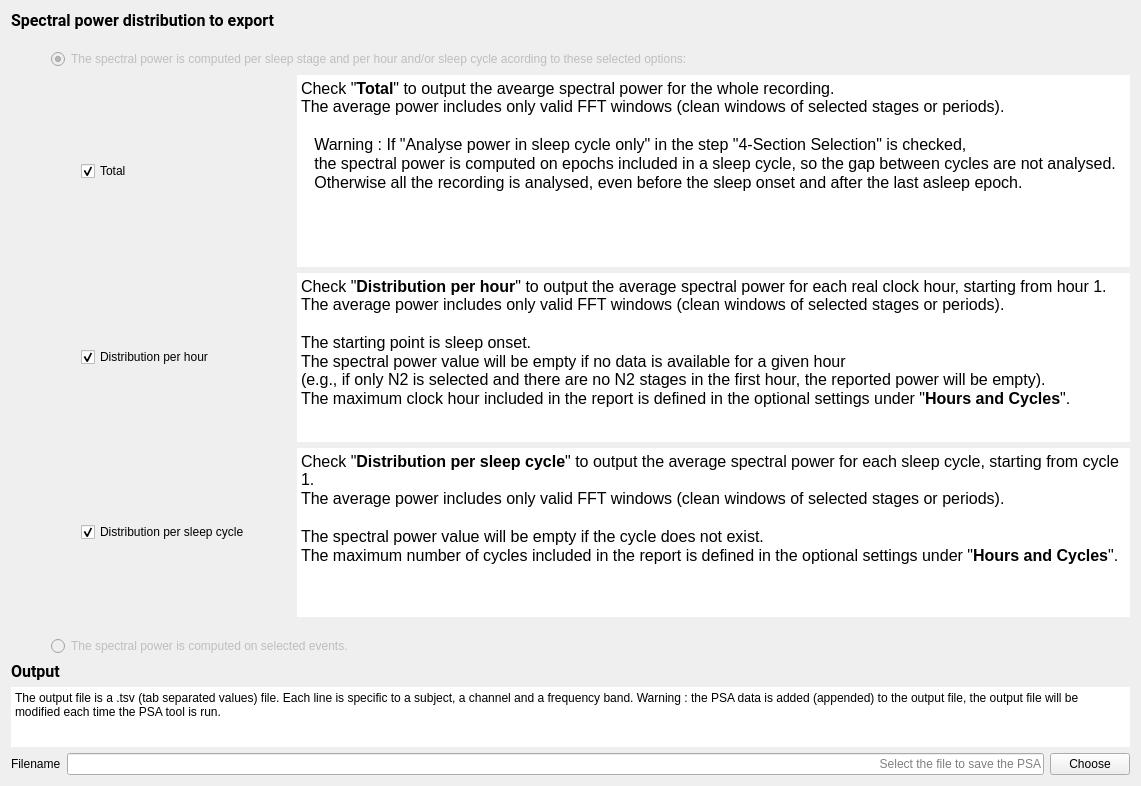
<?xml version="1.0" encoding="UTF-8"?>
<ui version="4.0">
 <class>Outputfiles</class>
 <widget class="QWidget" name="Outputfiles">
  <property name="geometry">
   <rect>
    <x>0</x>
    <y>0</y>
    <width>1141</width>
    <height>786</height>
   </rect>
  </property>
  <property name="windowTitle">
   <string/>
  </property>
  <property name="styleSheet">
   <string>font: 12pt &quot;Roboto&quot;;</string>
  </property>
  <layout class="QVBoxLayout" name="verticalLayout_4">
   <item>
    <widget class="QLabel" name="label">
     <property name="font">
      <font>
       <family>Roboto</family>
       <pointsize>12</pointsize>
       <weight>50</weight>
       <italic>false</italic>
       <bold>false</bold>
      </font>
     </property>
     <property name="text">
      <string>&lt;html&gt;&lt;head/&gt;&lt;body&gt;&lt;p&gt;&lt;span style=&quot; font-weight:600;&quot;&gt;Spectral power distribution to export&lt;/span&gt;&lt;/p&gt;&lt;/body&gt;&lt;/html&gt;</string>
     </property>
    </widget>
   </item>
   <item>
    <layout class="QHBoxLayout" name="horizontalLayout_5">
     <item>
      <spacer name="horizontalSpacer">
       <property name="orientation">
        <enum>Qt::Horizontal</enum>
       </property>
       <property name="sizeType">
        <enum>QSizePolicy::Fixed</enum>
       </property>
       <property name="sizeHint" stdset="0">
        <size>
         <width>40</width>
         <height>20</height>
        </size>
       </property>
      </spacer>
     </item>
     <item>
      <layout class="QVBoxLayout" name="verticalLayout_3">
       <item>
        <spacer name="verticalSpacer_4">
         <property name="orientation">
          <enum>Qt::Vertical</enum>
         </property>
         <property name="sizeType">
          <enum>QSizePolicy::Fixed</enum>
         </property>
         <property name="sizeHint" stdset="0">
          <size>
           <width>20</width>
           <height>13</height>
          </size>
         </property>
        </spacer>
       </item>
       <item>
        <widget class="QRadioButton" name="radioButton_stage">
         <property name="enabled">
          <bool>false</bool>
         </property>
         <property name="toolTip">
          <string>To enable the radio button go to the Section Selection Step.</string>
         </property>
         <property name="text">
          <string>The spectral power is computed per sleep stage and per hour and/or sleep cycle acording to these selected options:</string>
         </property>
         <property name="checked">
          <bool>true</bool>
         </property>
        </widget>
       </item>
       <item>
        <layout class="QVBoxLayout" name="verticalLayout">
         <item>
          <layout class="QHBoxLayout" name="horizontalLayout">
           <item>
            <spacer name="horizontalSpacer_3">
             <property name="orientation">
              <enum>Qt::Horizontal</enum>
             </property>
             <property name="sizeType">
              <enum>QSizePolicy::Fixed</enum>
             </property>
             <property name="sizeHint" stdset="0">
              <size>
               <width>30</width>
               <height>20</height>
              </size>
             </property>
            </spacer>
           </item>
           <item>
            <widget class="QCheckBox" name="total_checkBox">
             <property name="minimumSize">
              <size>
               <width>210</width>
               <height>0</height>
              </size>
             </property>
             <property name="maximumSize">
              <size>
               <width>210</width>
               <height>16777215</height>
              </size>
             </property>
             <property name="toolTip">
              <string/>
             </property>
             <property name="text">
              <string>Total</string>
             </property>
             <property name="checked">
              <bool>true</bool>
             </property>
            </widget>
           </item>
           <item>
            <widget class="QTextEdit" name="textEdit_tot">
             <property name="sizePolicy">
              <sizepolicy hsizetype="Expanding" vsizetype="Minimum">
               <horstretch>0</horstretch>
               <verstretch>0</verstretch>
              </sizepolicy>
             </property>
             <property name="maximumSize">
              <size>
               <width>16777215</width>
               <height>16777215</height>
              </size>
             </property>
             <property name="frameShape">
              <enum>QFrame::HLine</enum>
             </property>
             <property name="frameShadow">
              <enum>QFrame::Plain</enum>
             </property>
             <property name="lineWidth">
              <number>0</number>
             </property>
             <property name="readOnly">
              <bool>true</bool>
             </property>
             <property name="html">
              <string>&lt;!DOCTYPE HTML PUBLIC &quot;-//W3C//DTD HTML 4.0//EN&quot; &quot;http://www.w3.org/TR/REC-html40/strict.dtd&quot;&gt;
&lt;html&gt;&lt;head&gt;&lt;meta name=&quot;qrichtext&quot; content=&quot;1&quot; /&gt;&lt;style type=&quot;text/css&quot;&gt;
p, li { white-space: pre-wrap; }
&lt;/style&gt;&lt;/head&gt;&lt;body style=&quot; font-family:'Roboto'; font-size:12pt; font-weight:400; font-style:normal;&quot;&gt;
&lt;p style=&quot; margin-top:0px; margin-bottom:0px; margin-left:0px; margin-right:0px; -qt-block-indent:0; text-indent:0px;&quot;&gt;Check &amp;quot;&lt;span style=&quot; font-weight:600;&quot;&gt;Total&lt;/span&gt;&amp;quot; to output the avearge spectral power for the whole recording. &lt;br /&gt;The average power includes only valid FFT windows (clean windows of selected stages or periods).&lt;/p&gt;
&lt;p style=&quot;-qt-paragraph-type:empty; margin-top:0px; margin-bottom:0px; margin-left:0px; margin-right:0px; -qt-block-indent:0; text-indent:0px;&quot;&gt;&lt;br /&gt;&lt;/p&gt;
&lt;p style=&quot; margin-top:0px; margin-bottom:0px; margin-left:0px; margin-right:0px; -qt-block-indent:0; text-indent:0px;&quot;&gt;   Warning : If &amp;quot;Analyse power in sleep cycle only&amp;quot; in the step &amp;quot;4-Section Selection&amp;quot; is checked, &lt;/p&gt;
&lt;p style=&quot; margin-top:0px; margin-bottom:0px; margin-left:0px; margin-right:0px; -qt-block-indent:0; text-indent:0px;&quot;&gt;   the spectral power is computed on epochs included in a sleep cycle, so the gap between cycles are not analysed.&lt;/p&gt;
&lt;p style=&quot; margin-top:0px; margin-bottom:0px; margin-left:0px; margin-right:0px; -qt-block-indent:0; text-indent:0px;&quot;&gt;   Otherwise all the recording is analysed, even before the sleep onset and after the last asleep epoch.&lt;/p&gt;&lt;/body&gt;&lt;/html&gt;</string>
             </property>
            </widget>
           </item>
          </layout>
         </item>
         <item>
          <layout class="QHBoxLayout" name="horizontalLayout_3">
           <item>
            <spacer name="horizontalSpacer_2">
             <property name="orientation">
              <enum>Qt::Horizontal</enum>
             </property>
             <property name="sizeType">
              <enum>QSizePolicy::Fixed</enum>
             </property>
             <property name="sizeHint" stdset="0">
              <size>
               <width>30</width>
               <height>5</height>
              </size>
             </property>
            </spacer>
           </item>
           <item>
            <widget class="QCheckBox" name="hour_checkBox">
             <property name="minimumSize">
              <size>
               <width>210</width>
               <height>0</height>
              </size>
             </property>
             <property name="maximumSize">
              <size>
               <width>210</width>
               <height>16777215</height>
              </size>
             </property>
             <property name="toolTip">
              <string/>
             </property>
             <property name="text">
              <string>Distribution per hour</string>
             </property>
             <property name="checked">
              <bool>true</bool>
             </property>
            </widget>
           </item>
           <item>
            <widget class="QTextEdit" name="textEdit_hour">
             <property name="sizePolicy">
              <sizepolicy hsizetype="Expanding" vsizetype="Maximum">
               <horstretch>0</horstretch>
               <verstretch>0</verstretch>
              </sizepolicy>
             </property>
             <property name="minimumSize">
              <size>
               <width>0</width>
               <height>0</height>
              </size>
             </property>
             <property name="maximumSize">
              <size>
               <width>16777215</width>
               <height>16777215</height>
              </size>
             </property>
             <property name="frameShape">
              <enum>QFrame::HLine</enum>
             </property>
             <property name="frameShadow">
              <enum>QFrame::Plain</enum>
             </property>
             <property name="lineWidth">
              <number>0</number>
             </property>
             <property name="readOnly">
              <bool>true</bool>
             </property>
             <property name="html">
              <string>&lt;!DOCTYPE HTML PUBLIC &quot;-//W3C//DTD HTML 4.0//EN&quot; &quot;http://www.w3.org/TR/REC-html40/strict.dtd&quot;&gt;
&lt;html&gt;&lt;head&gt;&lt;meta name=&quot;qrichtext&quot; content=&quot;1&quot; /&gt;&lt;style type=&quot;text/css&quot;&gt;
p, li { white-space: pre-wrap; }
&lt;/style&gt;&lt;/head&gt;&lt;body style=&quot; font-family:'Roboto'; font-size:12pt; font-weight:400; font-style:normal;&quot;&gt;
&lt;p style=&quot; margin-top:0px; margin-bottom:0px; margin-left:0px; margin-right:0px; -qt-block-indent:0; text-indent:0px;&quot;&gt;Check &amp;quot;&lt;span style=&quot; font-weight:600;&quot;&gt;Distribution per hour&lt;/span&gt;&amp;quot; to output the average spectral power for each real clock hour, starting from hour 1. &lt;br /&gt;The average power includes only valid FFT windows (clean windows of selected stages or periods).&lt;/p&gt;
&lt;p style=&quot;-qt-paragraph-type:empty; margin-top:0px; margin-bottom:0px; margin-left:0px; margin-right:0px; -qt-block-indent:0; text-indent:0px;&quot;&gt;&lt;br /&gt;&lt;/p&gt;
&lt;p style=&quot; margin-top:0px; margin-bottom:0px; margin-left:0px; margin-right:0px; -qt-block-indent:0; text-indent:0px;&quot;&gt;The starting point is sleep onset.&lt;/p&gt;
&lt;p style=&quot; margin-top:0px; margin-bottom:0px; margin-left:0px; margin-right:0px; -qt-block-indent:0; text-indent:0px;&quot;&gt;The spectral power value will be empty if no data is available for a given hour &lt;br /&gt;(e.g., if only N2 is selected and there are no N2 stages in the first hour, the reported power will be empty).&lt;/p&gt;
&lt;p style=&quot; margin-top:0px; margin-bottom:0px; margin-left:0px; margin-right:0px; -qt-block-indent:0; text-indent:0px;&quot;&gt;The maximum clock hour included in the report is defined in the optional settings under &amp;quot;&lt;span style=&quot; font-weight:600;&quot;&gt;Hours and Cycles&lt;/span&gt;&amp;quot;.&lt;/p&gt;&lt;/body&gt;&lt;/html&gt;</string>
             </property>
            </widget>
           </item>
          </layout>
         </item>
         <item>
          <layout class="QHBoxLayout" name="horizontalLayout_4">
           <item>
            <spacer name="horizontalSpacer_4">
             <property name="orientation">
              <enum>Qt::Horizontal</enum>
             </property>
             <property name="sizeType">
              <enum>QSizePolicy::Fixed</enum>
             </property>
             <property name="sizeHint" stdset="0">
              <size>
               <width>30</width>
               <height>20</height>
              </size>
             </property>
            </spacer>
           </item>
           <item>
            <widget class="QCheckBox" name="cycle_checkBox">
             <property name="minimumSize">
              <size>
               <width>210</width>
               <height>0</height>
              </size>
             </property>
             <property name="maximumSize">
              <size>
               <width>210</width>
               <height>16777215</height>
              </size>
             </property>
             <property name="toolTip">
              <string/>
             </property>
             <property name="text">
              <string>Distribution per sleep cycle</string>
             </property>
             <property name="checked">
              <bool>true</bool>
             </property>
            </widget>
           </item>
           <item>
            <widget class="QTextEdit" name="textEdit_cycle">
             <property name="sizePolicy">
              <sizepolicy hsizetype="Expanding" vsizetype="Maximum">
               <horstretch>0</horstretch>
               <verstretch>0</verstretch>
              </sizepolicy>
             </property>
             <property name="minimumSize">
              <size>
               <width>0</width>
               <height>0</height>
              </size>
             </property>
             <property name="maximumSize">
              <size>
               <width>16777215</width>
               <height>16777215</height>
              </size>
             </property>
             <property name="frameShape">
              <enum>QFrame::HLine</enum>
             </property>
             <property name="frameShadow">
              <enum>QFrame::Plain</enum>
             </property>
             <property name="lineWidth">
              <number>0</number>
             </property>
             <property name="readOnly">
              <bool>true</bool>
             </property>
             <property name="html">
              <string>&lt;!DOCTYPE HTML PUBLIC &quot;-//W3C//DTD HTML 4.0//EN&quot; &quot;http://www.w3.org/TR/REC-html40/strict.dtd&quot;&gt;
&lt;html&gt;&lt;head&gt;&lt;meta name=&quot;qrichtext&quot; content=&quot;1&quot; /&gt;&lt;style type=&quot;text/css&quot;&gt;
p, li { white-space: pre-wrap; }
&lt;/style&gt;&lt;/head&gt;&lt;body style=&quot; font-family:'Roboto'; font-size:12pt; font-weight:400; font-style:normal;&quot;&gt;
&lt;p style=&quot; margin-top:0px; margin-bottom:0px; margin-left:0px; margin-right:0px; -qt-block-indent:0; text-indent:0px;&quot;&gt;Check &amp;quot;&lt;span style=&quot; font-weight:600;&quot;&gt;Distribution per sleep cycle&lt;/span&gt;&amp;quot; to output the average spectral power for each sleep cycle, starting from cycle 1. &lt;/p&gt;
&lt;p style=&quot; margin-top:0px; margin-bottom:0px; margin-left:0px; margin-right:0px; -qt-block-indent:0; text-indent:0px;&quot;&gt;The average power includes only valid FFT windows (clean windows of selected stages or periods).&lt;/p&gt;
&lt;p style=&quot;-qt-paragraph-type:empty; margin-top:0px; margin-bottom:0px; margin-left:0px; margin-right:0px; -qt-block-indent:0; text-indent:0px;&quot;&gt;&lt;br /&gt;&lt;/p&gt;
&lt;p style=&quot; margin-top:0px; margin-bottom:0px; margin-left:0px; margin-right:0px; -qt-block-indent:0; text-indent:0px;&quot;&gt;The spectral power value will be empty if the cycle does not exist.&lt;/p&gt;
&lt;p style=&quot; margin-top:0px; margin-bottom:0px; margin-left:0px; margin-right:0px; -qt-block-indent:0; text-indent:0px;&quot;&gt;The maximum number of cycles included in the report is defined in the optional settings under &amp;quot;&lt;span style=&quot; font-weight:600;&quot;&gt;Hours and Cycles&lt;/span&gt;&amp;quot;.&lt;/p&gt;&lt;/body&gt;&lt;/html&gt;</string>
             </property>
            </widget>
           </item>
          </layout>
         </item>
        </layout>
       </item>
       <item>
        <spacer name="verticalSpacer_3">
         <property name="orientation">
          <enum>Qt::Vertical</enum>
         </property>
         <property name="sizeType">
          <enum>QSizePolicy::Fixed</enum>
         </property>
         <property name="sizeHint" stdset="0">
          <size>
           <width>20</width>
           <height>13</height>
          </size>
         </property>
        </spacer>
       </item>
       <item>
        <widget class="QRadioButton" name="radioButton_annot">
         <property name="enabled">
          <bool>false</bool>
         </property>
         <property name="toolTip">
          <string>To enable the radio button go to the Section Selection Step.</string>
         </property>
         <property name="text">
          <string>The spectral power is computed on selected events.</string>
         </property>
        </widget>
       </item>
      </layout>
     </item>
    </layout>
   </item>
   <item>
    <spacer name="verticalSpacer">
     <property name="orientation">
      <enum>Qt::Vertical</enum>
     </property>
     <property name="sizeType">
      <enum>QSizePolicy::Preferred</enum>
     </property>
     <property name="sizeHint" stdset="0">
      <size>
       <width>20</width>
       <height>40</height>
      </size>
     </property>
    </spacer>
   </item>
   <item>
    <layout class="QVBoxLayout" name="verticalLayout_2">
     <item>
      <widget class="QLabel" name="label_4">
       <property name="sizePolicy">
        <sizepolicy hsizetype="Preferred" vsizetype="Fixed">
         <horstretch>0</horstretch>
         <verstretch>0</verstretch>
        </sizepolicy>
       </property>
       <property name="font">
        <font>
         <family>Roboto</family>
         <pointsize>12</pointsize>
         <weight>50</weight>
         <italic>false</italic>
         <bold>false</bold>
        </font>
       </property>
       <property name="text">
        <string>&lt;html&gt;&lt;head/&gt;&lt;body&gt;&lt;p&gt;&lt;span style=&quot; font-weight:600;&quot;&gt;Output&lt;/span&gt;&lt;/p&gt;&lt;/body&gt;&lt;/html&gt;</string>
       </property>
      </widget>
     </item>
     <item>
      <widget class="QPlainTextEdit" name="plainTextEdit_4">
       <property name="maximumSize">
        <size>
         <width>16777215</width>
         <height>60</height>
        </size>
       </property>
       <property name="frameShape">
        <enum>QFrame::HLine</enum>
       </property>
       <property name="frameShadow">
        <enum>QFrame::Plain</enum>
       </property>
       <property name="lineWidth">
        <number>0</number>
       </property>
       <property name="readOnly">
        <bool>true</bool>
       </property>
       <property name="plainText">
        <string>The output file is a .tsv (tab separated values) file. Each line is specific to a subject, a channel and a frequency band. Warning : the PSA data is added (appended) to the output file, the output file will be modified each time the PSA tool is run.</string>
       </property>
      </widget>
     </item>
     <item>
      <layout class="QHBoxLayout" name="horizontalLayout_2">
       <item>
        <widget class="QLabel" name="label_3">
         <property name="text">
          <string>Filename</string>
         </property>
        </widget>
       </item>
       <item>
        <widget class="QLineEdit" name="filename_lineEdit">
         <property name="inputMask">
          <string/>
         </property>
         <property name="text">
          <string/>
         </property>
         <property name="alignment">
          <set>Qt::AlignRight|Qt::AlignTrailing|Qt::AlignVCenter</set>
         </property>
         <property name="placeholderText">
          <string>Select the file to save the PSA</string>
         </property>
        </widget>
       </item>
       <item>
        <widget class="QPushButton" name="choose_pushButton">
         <property name="text">
          <string>Choose</string>
         </property>
        </widget>
       </item>
      </layout>
     </item>
    </layout>
   </item>
  </layout>
 </widget>
 <resources>
  <include location="../../../../../snooz-toolbox/src/main/python/ui/themes/themes.qrc"/>
 </resources>
 <connections>
  <connection>
   <sender>choose_pushButton</sender>
   <signal>clicked()</signal>
   <receiver>Outputfiles</receiver>
   <slot>choose_button_slot()</slot>
   <hints>
    <hint type="sourcelabel">
     <x>367</x>
     <y>221</y>
    </hint>
    <hint type="destinationlabel">
     <x>333</x>
     <y>312</y>
    </hint>
   </hints>
  </connection>
 </connections>
 <slots>
  <slot>choose_button_slot()</slot>
 </slots>
</ui>
